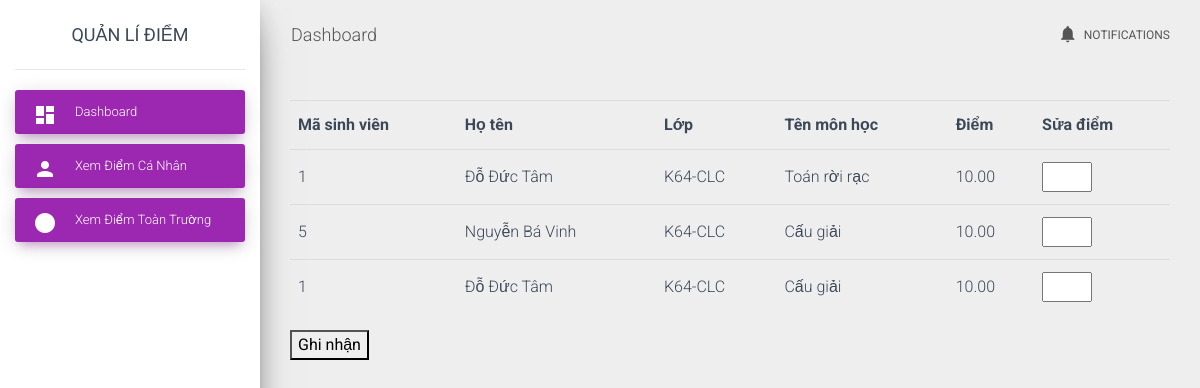
Page /school_management_ver1.0/queryOnSchoolGrade.php on the committed database.
### tables this page shows
CREATE TABLE `gradedata` (
  `id` int(11) NOT NULL,
  `fullName` varchar(50) NOT NULL,
  `belongUnit` varchar(20) NOT NULL,
  `courseName` varchar(20) NOT NULL,
  `grade` decimal(4,2) NOT NULL
);

### school_management_ver1.0/queryOnSchoolGrade.php (the view, shortened to what this page needs)
<!DOCTYPE html>
<html lang="en">
<head>
  <link rel="stylesheet" href="https://maxcdn.bootstrapcdn.com/font-awesome/latest/css/font-awesome.min.css">
  <link rel="stylesheet" type="text/css" href="assets/css/material-dashboard.css" />
  <link href="assets/css/styleQueryForm.css" rel="stylesheet" type="text/css"/>
</head>
<body>
  <div class="wrapper ">
    <div class="sidebar" data-color="purple" data-background-color="white">
      <div class="logo">
        <a href="index.php" class="simple-text logo-normal">
         Quản lí điểm
        </a>
      </div>
      <div class="sidebar-wrapper">
      	<form class="main-form" method="get">
      		<ul class="nav">
              	<li class="nav-item active  ">
                <a class="nav-link" href="index.php">
              	<i class="material-icons">dashboard</i>
              	Dashboard
                </a>
              </li>
              <li class="nav-item active  ">
                  <a class="nav-link" href="manageGrades.php?view=person">
                  <i class="material-icons">person</i>
                  Xem điểm cá nhân
                  </a>
                </li>
             <li class="nav-item active  ">
                  <a class="nav-link" href="manageGrades.php?view=all">
                  <i class="material-icons">circle</i>
                  Xem điểm toàn trường
                  </a>
             </li>
          	</ul>
      	</form>
      </div>
    </div>
    <div class="main-panel">
      <nav class="navbar navbar-expand-lg navbar-transparent navbar-absolute fixed-top ">
        <div class="container-fluid">
          <div class="navbar-wrapper">
            <a class="navbar-brand" href="javascript:;">Dashboard</a>
          </div>
          <div class="collapse navbar-collapse justify-content-end">
            <ul class="navbar-nav">
              <li class="nav-item">
                <a class="nav-link" href="javascript:;">
                  <i class="material-icons">notifications</i> Notifications
                </a>
              </li>
            </ul>
          </div>
        </div>
      </nav>
      <div class="content">
        <div class="container-fluid">
        	<?php
        	$servername = "localhost";
        	$username = "root";
        	$password= "";
        	$db = "mydb";
        	$conn = new mysqli($servername, $username, $password, $db);
        	echo "<form  method='post' action='#'>
                                <table class='table' style='width:  100%;'>
                                    <tr>
                                        <th>Mã sinh viên</th>
                                        <th>Họ tên</th>
                                        <th>Lớp</th>
                                        <th>Tên môn học</th>
                                        <th>Điểm</th>
                                        <th>Sửa điểm</th>
                                    </tr>";
        	    $sqlGetData = "SELECT * FROM `gradedata` WHERE 1";
        	    if ($res = $conn->query($sqlGetData)) {
        	        $data = $res->fetch_all();
        	        for ($i = 0; $i < count($data); $i++) {
        	            $id = $data[$i][0];
        	            $name = $data[$i][1];
        	            $class = $data[$i][2];
        	            $courseName = $data[$i][3];
        	            $grade = $data[$i][4];
        	            $position = $courseName."_".$id;
        	            echo "
        	            <tr>
        	            <td>$id</td>
        	            <td>$name</td>
        	            <td>$class</td>
        	            <td>$courseName</td>
        	            <td>$grade</td>
        	            <td><input type='text' name='$position' style='width: 50px;'></td>
        	            </tr>
        	            ";
        	        }
        	        echo "</table>
                     <button type='submit'>Ghi nhận</button>
                     </form>";
        	    } else {
        	        echo "error at GetData";
        	    }
        	?>
        </div>
      </div>
    </div>
  </div>
</body>
</html>

### rows in the picture
gradedata: id "1", fullName "Đỗ Đức Tâm", belongUnit "K64-CLC", courseName "Toán rời rạc", grade "10.00"
gradedata: id "5", fullName "Nguyễn Bá Vinh", belongUnit "K64-CLC", courseName "Cấu giải", grade "10.00"
gradedata: id "1", fullName "Đỗ Đức Tâm", belongUnit "K64-CLC", courseName "Cấu giải", grade "10.00"
